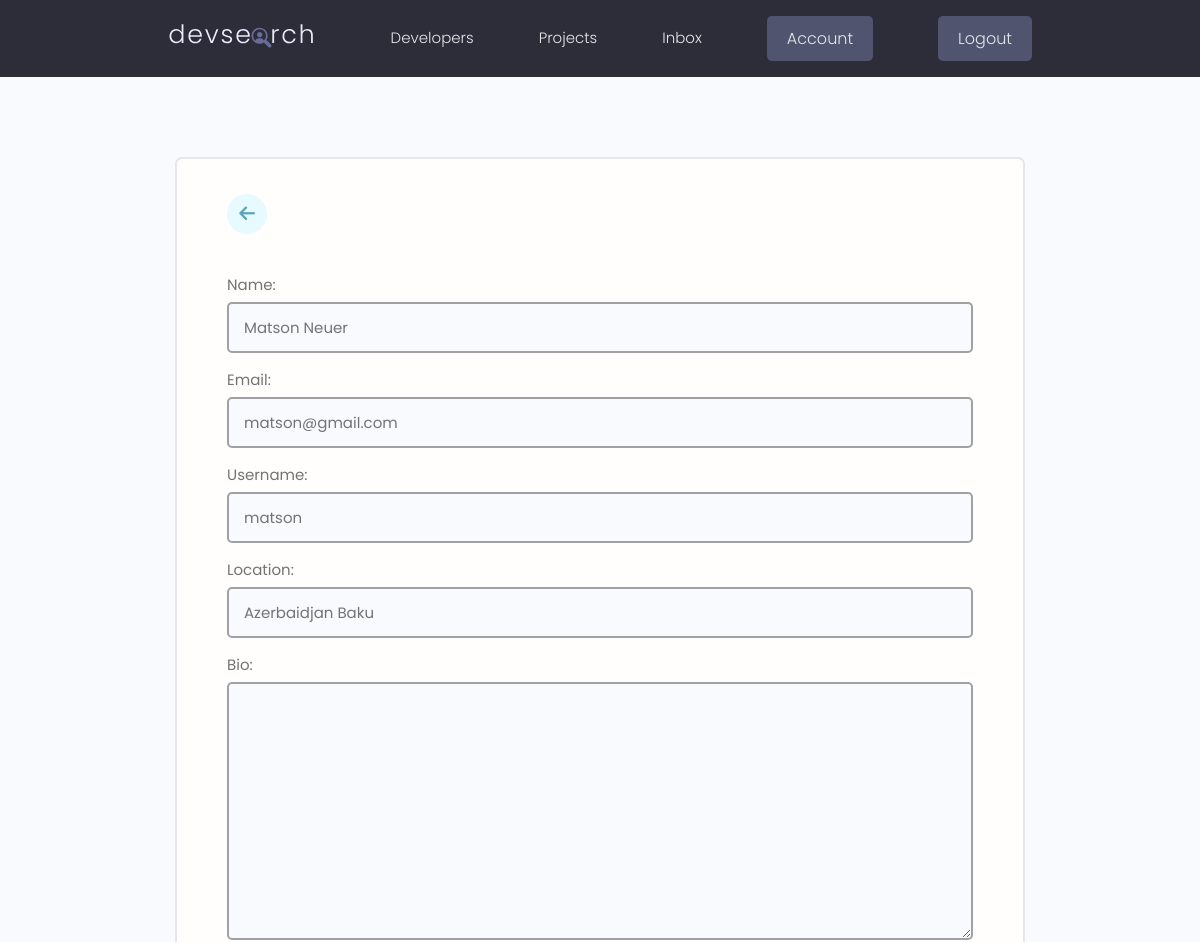
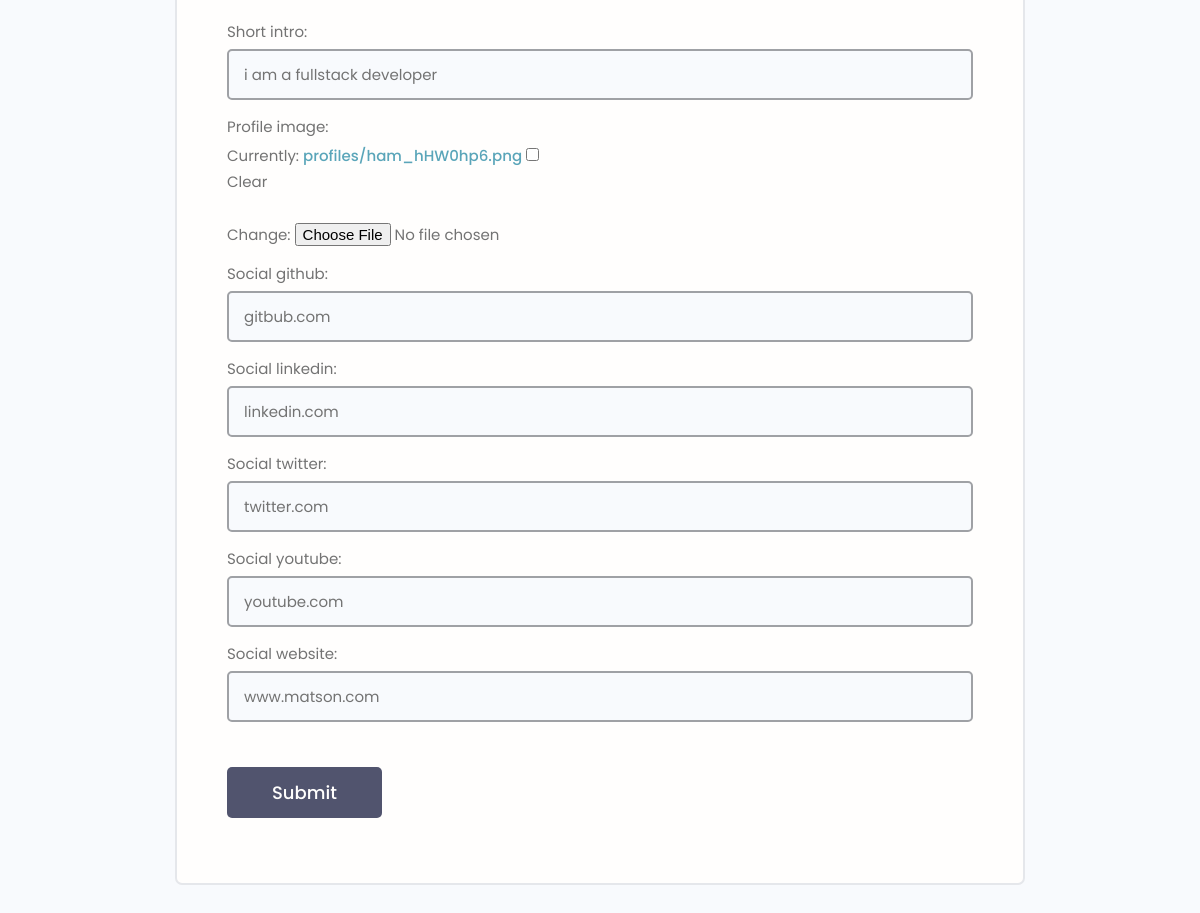
The page /edit-account/ (signed in) on the database its author committed (2 pictures, top to bottom).
### users/models.py (models this page shows, shortened)
class Profile(models.Model):
    user = models.OneToOneField(User, on_delete=models.CASCADE, null=True, blank=True)
    name = models.CharField(max_length=100, blank=True, null=True)
    location = models.CharField(max_length=200, blank=True, null=True)
    username = models.CharField(max_length=100, blank=True, null=True)
    email = models.EmailField(max_length=200, blank=True, null=True)
    short_intro = models.CharField(max_length=100, blank=True, null=True)
    bio = models.TextField(blank=True, null=True)
    profile_image = models.ImageField(null=True, blank=True, upload_to='profiles/', default='profiles/user-default.png')
    social_github = models.CharField(max_length=100, blank=True, null=True)
    social_twitter = models.CharField(max_length=100, blank=True, null=True)
    social_linkedin = models.CharField(max_length=100, blank=True, null=True)
    social_youtube = models.CharField(max_length=100, blank=True, null=True)
    social_website = models.CharField(max_length=100, blank=True, null=True)
    created = models.DateTimeField(auto_now_add=True)
    id = models.UUIDField(default=uuid.uuid4, unique=True, primary_key=True, editable=False)
    class Meta:
        ordering: ['created']

### users/views.py (the view)
# urls.py: path('edit-account/', views.editAccount, name='edit-account'),
@login_required(login_url='login')
def editAccount(request):
    profile = request.user.profile
    form = ProfileForm(instance=profile)
    if request.method == 'POST':
        form = ProfileForm(request.POST, request.FILES, instance=profile)
        if form.is_valid():
            form.save()
            return redirect('account')
    return render(request, 'users/profile_form.html', {'form': form})

### users/forms.py
class ProfileForm(ModelForm):
    class Meta:
        model = Profile
        fields = ['name', 'email', 'username', 'location', 'bio', 'short_intro', 'profile_image', 'social_github',
                  'social_linkedin', 'social_twitter', 'social_youtube', 'social_website']
    def __init__(self, *args, **kwargs):
        super(ProfileForm, self).__init__(*args, **kwargs)
        for name, field in self.fields.items():
            field.widget.attrs.update({'class': 'input', 'id': 'Input-' + field.label})

### users/templates/users/profile_form.html (shortened to what this page needs)
{% extends 'main.html' %}
{% block content %}
<main class="formPage my-xl">
    <div class="content-box">
        <div class="formWrapper">
            <a class="backButton" href="{% url 'account' %}"><i class="fa-solid fa-arrow-left"></i></a>
            <br>
            <form class="form" action="{% url 'edit-account' %}" method="POST" enctype="multipart/form-data">
                {% for field in form  %}
                  <div class="form__field">
                    <label for="Input-{{field.label}}">{{field.label}}: </label>
                      {{field}}
                </div>
                {% endfor %}
                <input class="btn btn--sub btn--lg  my-md" type="submit" value="Submit"/>
            </form>
        </div>
    </div>
</main>
{% endblock content %}

### static/styles/app.css (style rules this page uses)
:root { --color-sub: #2d2d39; }
.btn--sub { background-color: var(--color-sub-light); }
.content-box { width: 95%; max-width: 85rem; margin: 0 auto; }
.backButton { background: var(--color-main-light); color: var(--color-main); width: 4rem; height: 4rem; display: flex; align-items: center; justify-content: center; border-radius: 50%; }
.backButton i { font-size: 1.8rem; }
.formPage .formWrapper { list-style: none; background: var(--color-white); padding: 3.5rem 5rem; border: 2px solid var(--color-light); border-radius: 0.7rem; }

### static/uikit/styles/modules/_variables.css (style rules this page uses)
:root { --color-main: #5aa5b9; --color-main-light: #e6faff; --color-sub: #3f4156; --color-sub-light: #51546e; --color-sub-lighter: #ededfd; --color-text: #737373; --color-gray: #8b8b8b; --color-light: #e5e7eb; --color-light-gray: #767676; --color-bg: #f8fafd; --color-white: #fffefd; --color-white-light: #f3f3f3; --color-success: #359e64; --color-success-bg: #def8e8; --color-error: #fc4b0b; --color-error-bg: #fff2ee; --font-base: 'Poppins', arial, helvetica, 'Segoe UI', roboto, ubuntu, sans-serif; --font-monospace: 'Fira Code', 'Courier New', courier, monospace; --font-regular: 300; --font-medium: 500; --font-bold: 700; --generic-shadow: 1px 1px 5px #00000010; --generic-transition: all 0.3s ease-in-out; }

### static/uikit/styles/modules/_base.css (style rules this page uses)
* { margin: 0; padding: 0; box-sizing: border-box; text-rendering: optimizeLegibility; color: inherit; font-size: inherit; }
html { font-size: 50%; }
@media only screen and (min-width: 480px) { html { font-size: 56.25%; } }
@media only screen and (min-width: 1200px) { html { font-size: 62.5%; } }
body { line-height: 1.6; font-weight: 400; font-size: 1.5rem; color: var(--color-text); background-color: var(--color-bg); min-height: 100vh; }

### static/uikit/styles/modules/_typography.css (style rules this page uses)
* { font-family: var(--font-base); }
a { padding-bottom: 2px; text-decoration: none; display: inline-block; color: var(--color-main); font-weight: var(--font-medium); }

### static/uikit/styles/modules/_utilities.css (style rules this page uses)
.my-md { margin: 3rem auto; }
.my-xl { margin: 8rem auto; }

### static/uikit/styles/modules/_button.css (style rules this page uses)
.btn { display: inline-block; position: relative; cursor: pointer; background-color: var(--color-light); font-weight: var(--font-medium); color: var(--color-sub); text-decoration: none; padding: 1rem 2rem; border-radius: 0.5rem; border: none; width: -webkit-fit-content; width: -moz-fit-content; width: fit-content; height: -webkit-fit-content; height: -moz-fit-content; height: fit-content; font-size: 1.6rem; outline-width: 0; outline-color: transparent; -webkit-backface-visibility: hidden; backface-visibility: hidden; transition: all 0.3s ease-in-out; }
.btn--sub { background-color: var(--color-sub); color: var(--color-white); }
.btn--lg { font-size: 1.8rem; padding: 1.2rem 4.5rem; }

### static/uikit/styles/modules/_form.css (style rules this page uses)
.form { display: block; }
.form__field { margin-top: 1.5rem; margin-bottom: 1.5rem; }
.form__label, .form__field > label { display: block; margin-bottom: 0.5rem; color: var(--color-text); }
input.input[type='text'], input.input[type='email'], input.input[type='password'], input.input[type='number'], textarea.input { min-width: 24rem; width: 100%; padding: 1.2rem 1.5rem; border-radius: 0.5rem; border: 2px solid #9fa1a5; transition: all 0.3s ease-in-out; background-color: var(--color-bg); }

### rows shown on the page
Profile: form "Matson Neuer" "matson@gmail.com" "matson" "Azerbaidjan Baku" "i am a fullstack developer" "gitbub.com" "linkedin.com" "twitter.com" "youtube.com" "www.matson.com"

### other values the page prints
{{ field.label }} "Name" "Email" "Username" "Location" "Bio" "Short intro" "Profile image" "Social github" "Social linkedin" "Social twitter" "Social youtube" "Social website"
